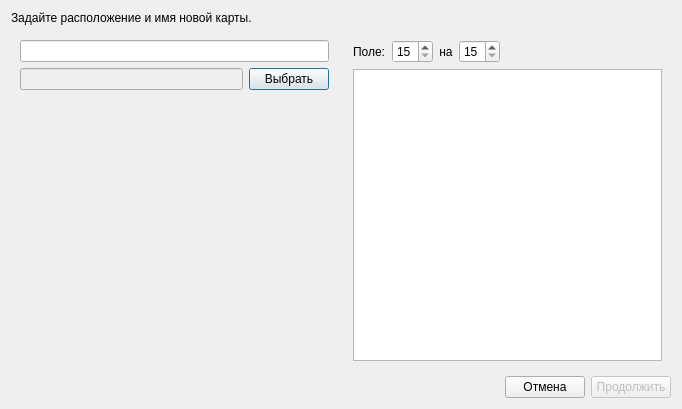
<?xml version="1.0" encoding="UTF-8"?>
<ui version="4.0">
 <class>cerateField</class>
 <widget class="QDialog" name="cerateField">
  <property name="geometry">
   <rect>
    <x>0</x>
    <y>0</y>
    <width>682</width>
    <height>409</height>
   </rect>
  </property>
  <property name="windowTitle">
   <string>Создание новой карты</string>
  </property>
  <layout class="QVBoxLayout" name="verticalLayout_3">
   <item>
    <widget class="QLabel" name="help">
     <property name="text">
      <string>Задайте расположение и имя новой карты.</string>
     </property>
    </widget>
   </item>
   <item>
    <layout class="QHBoxLayout" name="horizontalLayout_3">
     <item>
      <widget class="QWidget" name="paf" native="true">
       <layout class="QVBoxLayout" name="verticalLayout">
        <item>
         <widget class="QLineEdit" name="name1"/>
        </item>
        <item>
         <layout class="QHBoxLayout" name="horizontalLayout">
          <item>
           <widget class="QLineEdit" name="dir">
            <property name="enabled">
             <bool>false</bool>
            </property>
            <property name="text">
             <string comment="Путь доё" extracomment="Путь до "/>
            </property>
           </widget>
          </item>
          <item>
           <widget class="QPushButton" name="cDir">
            <property name="text">
             <string>Выбрать</string>
            </property>
           </widget>
          </item>
         </layout>
        </item>
        <item>
         <spacer name="verticalSpacer">
          <property name="orientation">
           <enum>Qt::Vertical</enum>
          </property>
          <property name="sizeHint" stdset="0">
           <size>
            <width>20</width>
            <height>40</height>
           </size>
          </property>
         </spacer>
        </item>
       </layout>
      </widget>
     </item>
     <item>
      <widget class="QWidget" name="fielW" native="true">
       <layout class="QVBoxLayout" name="verticalLayout_2">
        <item>
         <layout class="QHBoxLayout" name="horizontalLayout_2">
          <item>
           <widget class="QLabel" name="label">
            <property name="text">
             <string>Поле:</string>
            </property>
           </widget>
          </item>
          <item>
           <widget class="QSpinBox" name="h">
            <property name="minimum">
             <number>15</number>
            </property>
            <property name="maximum">
             <number>40</number>
            </property>
           </widget>
          </item>
          <item>
           <widget class="QLabel" name="label_2">
            <property name="text">
             <string>на</string>
            </property>
            <property name="alignment">
             <set>Qt::AlignCenter</set>
            </property>
           </widget>
          </item>
          <item>
           <widget class="QSpinBox" name="w">
            <property name="minimum">
             <number>15</number>
            </property>
            <property name="maximum">
             <number>40</number>
            </property>
           </widget>
          </item>
          <item>
           <spacer name="horizontalSpacer">
            <property name="orientation">
             <enum>Qt::Horizontal</enum>
            </property>
            <property name="sizeHint" stdset="0">
             <size>
              <width>40</width>
              <height>20</height>
             </size>
            </property>
           </spacer>
          </item>
         </layout>
        </item>
        <item>
         <widget class="QTableWidget" name="table">
          <attribute name="horizontalHeaderDefaultSectionSize">
           <number>20</number>
          </attribute>
          <attribute name="horizontalHeaderMinimumSectionSize">
           <number>20</number>
          </attribute>
          <attribute name="verticalHeaderDefaultSectionSize">
           <number>20</number>
          </attribute>
          <attribute name="verticalHeaderMinimumSectionSize">
           <number>20</number>
          </attribute>
         </widget>
        </item>
       </layout>
      </widget>
     </item>
    </layout>
   </item>
   <item>
    <layout class="QHBoxLayout" name="horizontalLayout_4">
     <item>
      <spacer name="horizontalSpacer_2">
       <property name="orientation">
        <enum>Qt::Horizontal</enum>
       </property>
       <property name="sizeHint" stdset="0">
        <size>
         <width>40</width>
         <height>20</height>
        </size>
       </property>
      </spacer>
     </item>
     <item>
      <widget class="QPushButton" name="cansle">
       <property name="text">
        <string>Отмена</string>
       </property>
      </widget>
     </item>
     <item>
      <widget class="QPushButton" name="next">
       <property name="enabled">
        <bool>false</bool>
       </property>
       <property name="text">
        <string>Продолжить</string>
       </property>
      </widget>
     </item>
    </layout>
   </item>
  </layout>
 </widget>
 <resources/>
 <connections/>
</ui>
